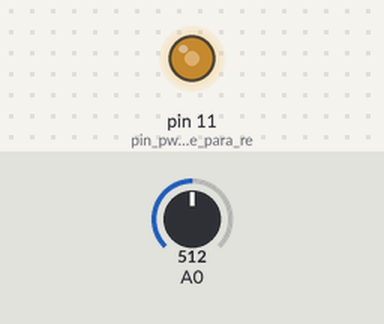
The sketch below on a simulated Arduino Uno, built with avr-gcc and run on an emulated ATmega328P. On the bench: output pins drawn as LEDs (lit = HIGH). The inputs (shaded band) are chosen by the test bench; at power-on: A0 = 512.

Above: at 1.2 s.
1.3 s: A0 set to 716
At 2.5 s:
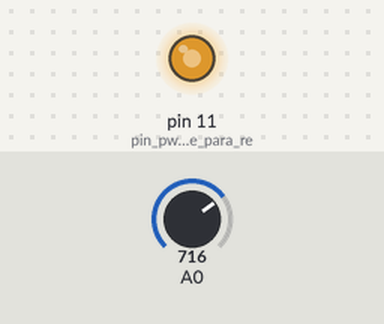
2.8 s: A0 set to 900
At 3.7 s:
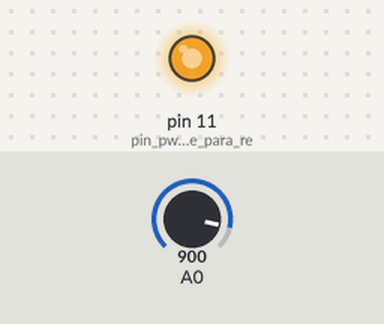
4.3 s: A0 set to 122
At 4.8 s:
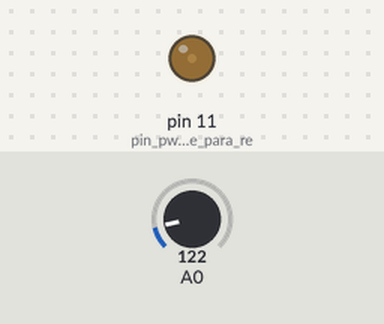
5.8 s: A0 set to 0
At 7.0 s:
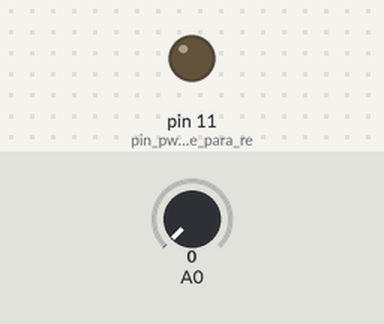
7.3 s: A0 set to 511
At 8.3 s:
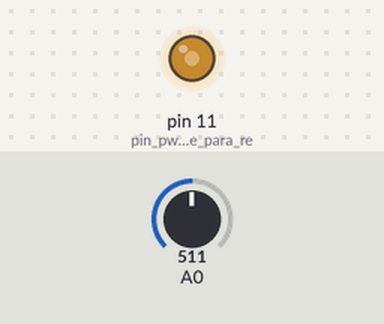
Timing chart, 0 to 9.8 s (numbered marks = the images above; inputs shaded):
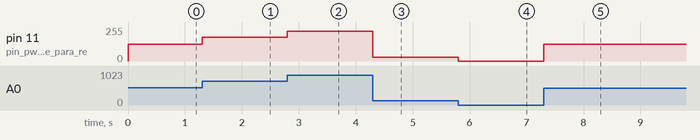

Measured:
- after the input at 1.3 s, pin 11 (pin_pwm_que_sirve_para_re): 127/255 → 178/255 at once
- after the input at 2.8 s, pin 11 (pin_pwm_que_sirve_para_re): 178/255 → 224/255 at once
- after the input at 4.3 s, pin 11 (pin_pwm_que_sirve_para_re): 224/255 → 30/255 at once
- after the input at 5.8 s, pin 11 (pin_pwm_que_sirve_para_re): 30/255 → 0/255 at once
- after the input at 7.3 s, pin 11 (pin_pwm_que_sirve_para_re): 0/255 → 127/255 at once

The sketch:

Intensidad.ino
```cpp
/*
 * Cambio de intensidad de luz en un led por medio
 * de un potenciometro
 */

//DECLARAR VARIABLE
int valor = 0; //ciclo util

void setup() {
  // put your setup code here, to run once:
pinMode(11,OUTPUT); //pin pwm que sirve para regular intensidades
}

void loop() {
  // put your main code here, to run repeatedly:
//LOS PINES ANALOGOS NO SON NECESARIOS DECLARARLOS COMO SALIDA/ENTRADA
  valor = analogRead(A0)/4.01176; //el numero es la lectura del canal analogo
  analogWrite(11,valor);
}
```
